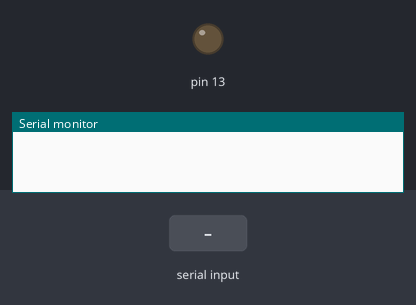
Bench run of a sketch on a simulated Arduino Uno, built with avr-gcc and run on an emulated ATmega328P. On the bench: output pins drawn as LEDs (lit = HIGH), the last lines printed to the serial monitor. The test bench sets the inputs (shaded band).

Above: at 1.2 s.
1.3 s: "1" received over the second serial link
At 2.2 s:
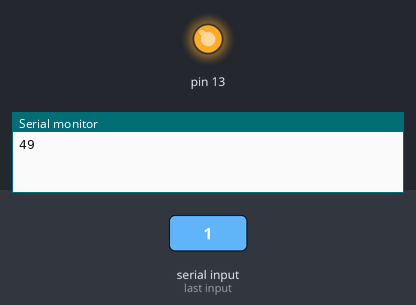
2.8 s: "2" received over the second serial link
At 3.4 s:
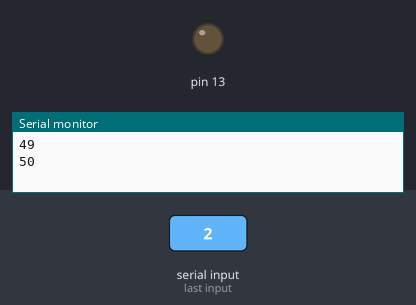
Timing chart, 0 to 5.8 s (numbered marks = the images above; inputs shaded):
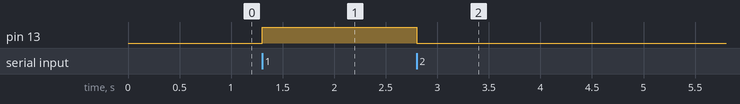

Measured:
- after the input at 1.3 s, pin 13: LOW → HIGH at once
- after the input at 2.8 s, pin 13: HIGH → LOW at once

The sketch:

3.ino
```cpp
#include <SoftwareSerial.h>
int arrivingdatabyte;
//BLE Module used here is HC05
SoftwareSerial bt(2,3); //Rx, Tx

void setup() {
  // put your setup code here, to run once:
bt.begin(9600);
Serial.begin(9600);
pinMode(13,OUTPUT);
}

void loop() {
  // put your main code here, to run repeatedly:

if (bt.available())
{
  arrivingdatabyte = bt.read();  // It will read the incoming or arriving data byte
// Serial.print("data byte received:");
Serial.println(arrivingdatabyte);
if(arrivingdatabyte == '1')
{
  digitalWrite(13,HIGH);
  delay(1000);
}
else if (arrivingdatabyte == '2')
{
  digitalWrite(13,LOW);
  delay(1000);
}
else
{
  //do nothing
}
}

}
```
